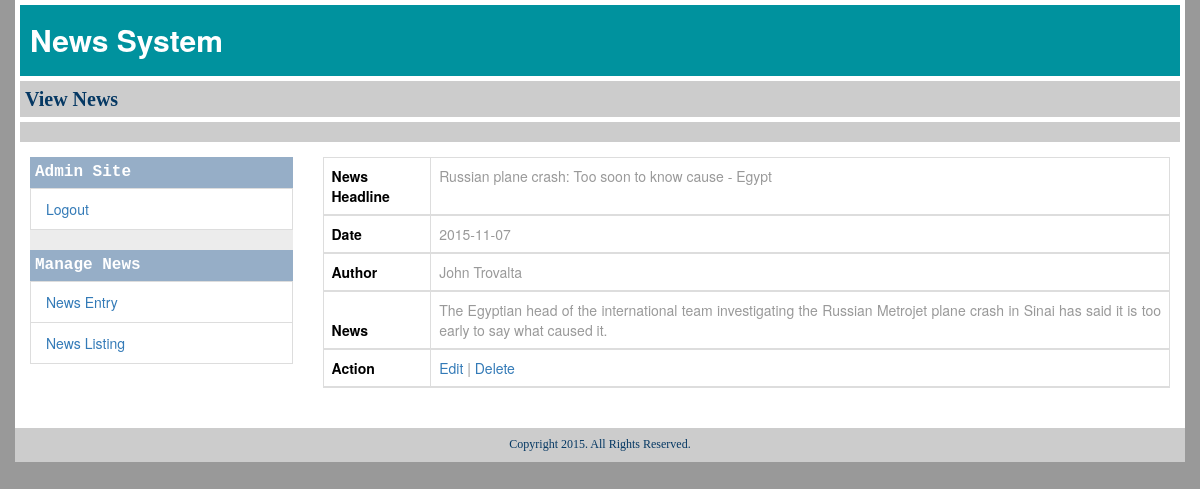
/view/view_news.php?viewId=117 (signed in), run on the app's committed database.
### tables this page shows
CREATE TABLE IF NOT EXISTS `cms` (
  `keyid` int(11) NOT NULL AUTO_INCREMENT,
  `headline` varchar(255) DEFAULT NULL,
  `date` date NOT NULL,
  `author` varchar(255) NOT NULL,
  `news` text,
  PRIMARY KEY (`keyid`)
);

### controller/view_news.php (called while the page is built, shortened)
<?php
	include("../model/database_configure.php");
	$key=$_REQUEST['viewId'];
	$sql = "Select * from cms where keyid=$key";
	$result = mysql_query($sql,$con);
	$arr = mysql_fetch_array($result);
?>

### view/view_news.php (the view, shortened to what this page needs)
<?php
include("../controller/view_news.php");
?>
<!DOCTYPE html>
<html lang="en">
<head>
<link rel="stylesheet" type="text/css" href="../public/css/main.css"/>
<link rel="stylesheet" href="http://maxcdn.bootstrapcdn.com/bootstrap/3.3.5/css/bootstrap.min.css">
<link href="//maxcdn.bootstrapcdn.com/font-awesome/4.2.0/css/font-awesome.min.css" rel="stylesheet">
</head>
<body>
<div class="container">
  <div class="row cms">
    <div class="cmsTitle">News System</div>
    <div class="welcomeAdmin">View News</div>
    <div class="brownHeight"></div>
    <div class="col-md-3">
      <div class="admin_left">
        <div class="admin_left_title">Admin Site</div>
        <ul class="list-group">
          <li class="list-group-item"><a href="../index.php">Logout</a></li>
        </ul>
        <div class="admin_left_title">Manage News </div>
        <ul class="list-group">
          <li class="list-group-item"><a href="../view/news_entry.php">News Entry</a></li>
          <li class="list-group-item"><a href="../view/news_listing.php">News Listing</a></li>
        </ul>
      </div>
    </div>
    <div class="col-md-9">
      <div class="admin_right">
        <table class="table table-bordered ">
          <thead>
            <tr>
              <th class="tbl_head">News Headline</th>
              <td><?=$arr['headline'];?></td>
            </tr>
            <tr>
              <th class="tbl_head">Date</th>
              <td><?=$arr['date'];?></td>
            </tr>
            <tr>
              <th class="tbl_head">Author</th>
              <td><?=$arr['author'];?></td>
            </tr>
            <tr>
              <th class="tbl_head">News</th>
              <td style="text-align:justify;"><?=$arr['news'];?></td>
            </tr>
            <tr>
              <th class="tbl_head">Action</th>
              <td><a href="edit_news.php?editId=<?=$arr['keyid'];?>">Edit</a> | <a href="../controller/delete_news.php?deleteId=<?=$arr['keyid'];?>">Delete</a></td>
            </tr>
          </thead>
        </table>
      </div>
    </div>
    <div class="footer">Copyright 2015. All Rights Reserved.</div>
  </div>
</div>
</body>
</html>

### public/css/main.css (style rules this page uses)
body { font: 14px OpenSans; color: #FFFFFF !important; background:#999999 !important; }
.cms { background:#fff; margin:0 auto; }
.cmsTitle { font-size: 30px; padding: 14px 10px; color: #FFF; background: #00929e; font-weight: bold; margin:5px; }
.welcomeAdmin { font-size: 20px; padding: 4px 5px; color: #053863; background: #CCC; font-family: initial; margin: 5px; font-weight: bold; }
.brownHeight { background: #CCC; margin: 5px 5px 15px 5px; height:20px; }
.admin_left { background:#ECECEC; margin-bottom:10px; }
.list-group-item { border-top-left-radius: 0px !important; border-top-right-radius: 0px!important; border-bottom-left-radius: 0px!important; border-bottom-right-radius: 0px!important; }
.admin_left_title { font-size: 16px; padding: 4px 5px; color: #fff; background: #96AEC7; font-family: monospace; font-weight: bold; }
.admin_right { color:#999; }
.tbl_head { color:#000; }
.footer { font-size: 12px; padding: 8px 8px; color: #053863; background: #CCC; font-family: initial; text-align:center; margin-top:20px; }

### data on the page
cms: headline "Russian plane crash: Too soon to know cause - Egypt", date "2015-11-07", author "John Trovalta", news "The Egyptian head of the international team investigating the Russian Metrojet plane crash in Sinai has said it is too early to say what caused it."
